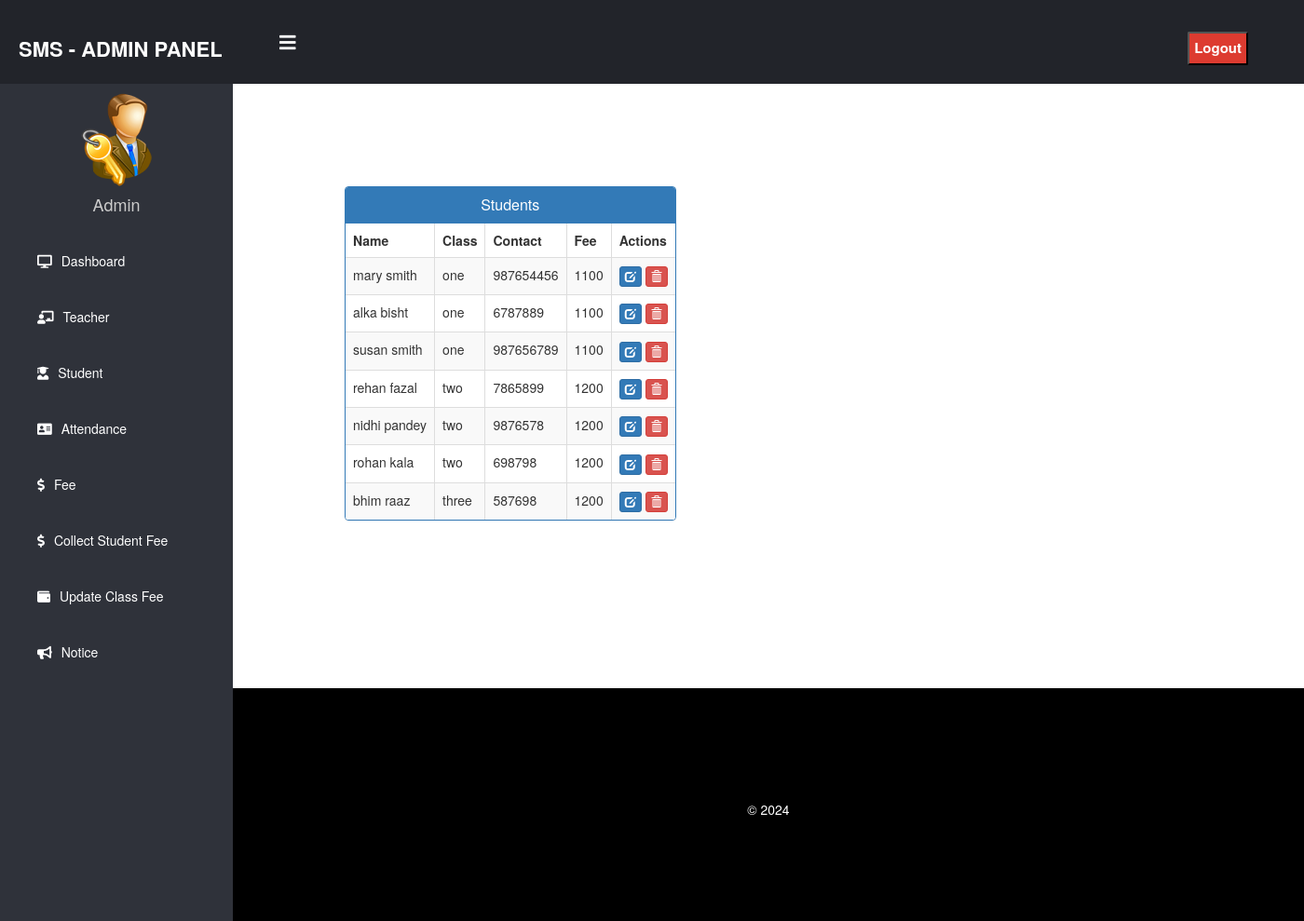
The page /admin-view-student (signed in) on the database as committed earlier.
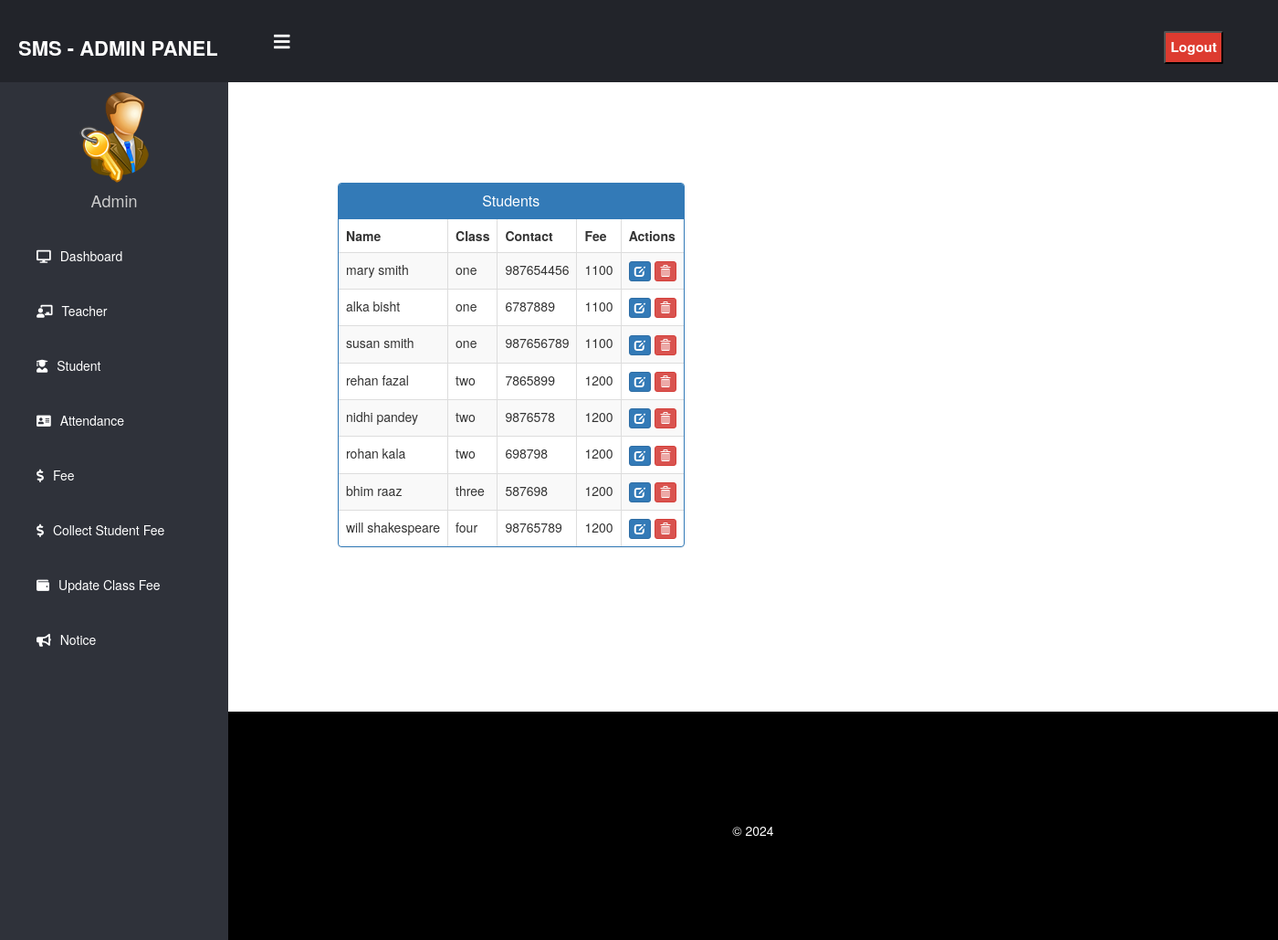
The same page on the database as committed later.
### school/models.py (models this page shows, shortened)
class StudentExtra(models.Model):
    user=models.OneToOneField(User,on_delete=models.CASCADE)
    roll = models.CharField(max_length=10)
    mobile = models.CharField(max_length=40,null=True)
    fee = models.PositiveIntegerField()
    cl= models.CharField(max_length=10,choices=classes,default='one')
    status=models.BooleanField(default=False)
    @property
    def get_name(self):
        return self.user.first_name+" "+self.user.last_name

### school/views.py (the view)
# urls.py: path('admin-view-student', views.admin_view_student_view,name='admin-view-student'),
@login_required(login_url='adminlogin')
@user_passes_test(is_admin)
def admin_view_student_view(request):
    students=models.StudentExtra.objects.all().filter(status=True)
    return render(request,'school/admin_view_student.html',{'students':students})

### school/views.py (called while the page is built)
def is_admin(user):
    return user.groups.filter(name='ADMIN').exists()

### templates/school/admin_view_student.html (shortened to what this page needs)
{% extends 'school/adminbase.html' %}
{% block content %}
<head>
  <link href="//netdna.bootstrapcdn.com/bootstrap/3.0.0/css/bootstrap.min.css" rel="stylesheet" id="bootstrap-css">
</head>
<div class="container">
  <div class="row">
    <div class="panel panel-primary">
      <div class="panel-heading">
        <h6 class="panel-title">Students</h6>
      </div>
      <table class="table table-hover table-striped table-bordered" id="dev-table">
        <thead>
          <tr>
            <th>Name</th>
            <th>Class</th>
            <th>Contact</th>
            <th>Fee</th>
            <th>Actions</th>
          </tr>
        </thead>
        {% for s in students %}
        <tr>
          <td> {{s.get_name}}</td>
          <td>{{s.cl}}</td>
          <td>{{s.mobile}}</td>
          <td>{{s.fee}}</td>
          <td><a class="btn btn-primary btn-xs" href="{% url 'update-student' s.id  %}"><span class="glyphicon glyphicon-edit"></span></a>
         <a class="btn btn-danger btn-xs" href="{% url 'delete-student-from-school' s.id  %}"><span class="glyphicon glyphicon-trash"></span></a></td>
        </tr>
        {% endfor %}
      </table>
    </div>
  </div>
</div>
{% endblock content %}

Rows that differ between the two databases and show on the page:
added StudentExtra: get_name "will shakespeare", cl "four", mobile "98765789", fee "1200"
